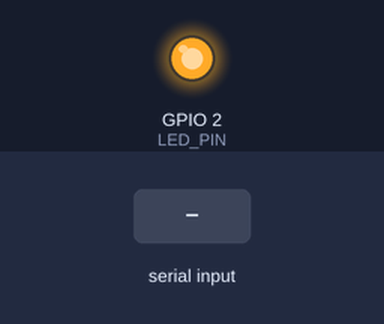
This sketch was run on a simulated ESP32. On the bench: output pins drawn as LEDs (lit = HIGH). Dashed ring = blinking. The inputs (shaded band) are chosen by the test bench.

Above: at 1.2 s.
1.3 s: "5\n" received over Serial
At 1.9 s:
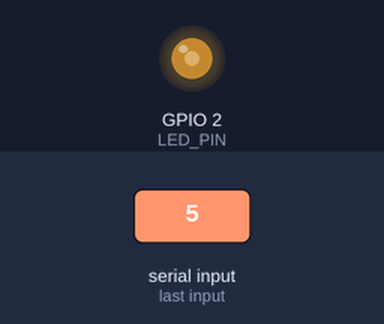
3.0 s: "90,45\n" received over Serial
At 3.32 s:
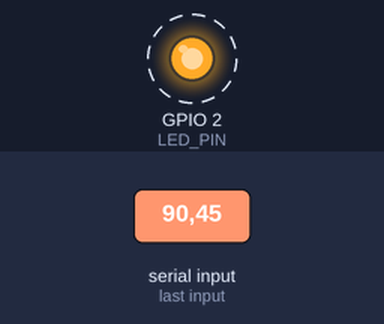
Timing chart, 0 to 12.0 s (numbered marks = the images above; inputs shaded):
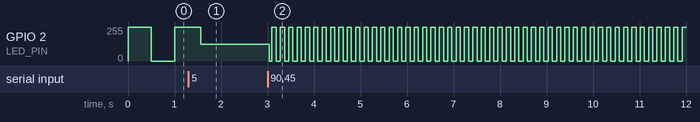

The sketch:

BlinkLed_InputfromSerial.ino
```cpp
/*******************************************************************************
* Define
*******************************************************************************/
#define LED_PIN 2
volatile int led_delay = 500;
/*******************************************************************************
* Code
*******************************************************************************/
void vReadSerialTask(void *pvParameters) {
  Serial.begin(115200);
  while (1) {
    if (Serial.available() > 0) {
      int new_delay = Serial.parseInt();
      if (new_delay > 0) {
        led_delay = new_delay;
      }
      while (Serial.available() > 0) Serial.read();
    }
    vTaskDelay(10 / portTICK_PERIOD_MS);
  }
}

void vBlinkLEDTask(void *pvParameters) {
  pinMode(LED_PIN, OUTPUT);
  while (1) {
    digitalWrite(LED_PIN, HIGH);
    vTaskDelay(led_delay / portTICK_PERIOD_MS);
    digitalWrite(LED_PIN, LOW);
    vTaskDelay(led_delay / portTICK_PERIOD_MS);
  }
}

void setup() {
  xTaskCreate(
    vReadSerialTask,
    "ReadSerialTask",
    2048,
    NULL,
    1,
    NULL
  );

  xTaskCreate(
    vBlinkLEDTask,
    "BlinkLEDTask",
    2048,
    NULL,
    2,
    NULL
  );
}

void loop() {

}
/*******************************************************************************
* EOF
*******************************************************************************/
```

Measured:
- after the input at 3.0 s, GPIO 2 (LED_PIN): alternates 255/255 for 0.09 s and 0/255 for 0.09 s, starting at once
